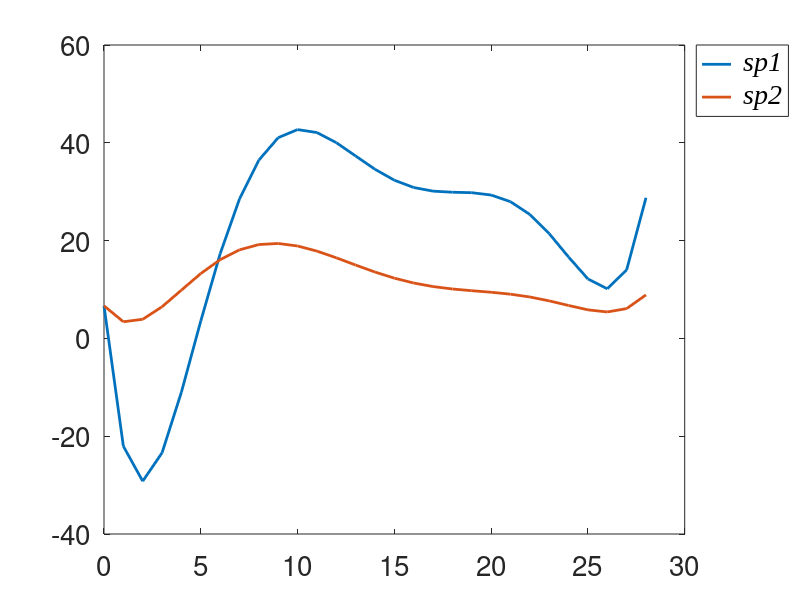
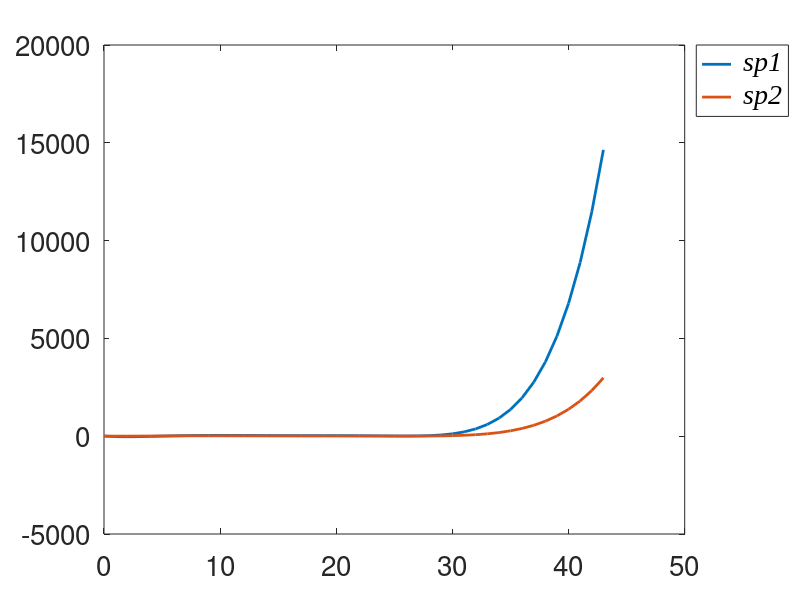

MATLAB code to generate these figures, in order:
x =0 : 1 : 28;
p1 = 4.1477e-05* x.^6 + -0.00371557 * x.^5 + 0.128281 * x.^4 + -2.11512 * x.^3 + 16.2855 * x.^2 + -43.0127 * x.^1 + 6.67;
p2 = 8.6768e-06* x.^6 + -0.000777473 * x.^5 + 0.0265858 * x.^4 + -0.424283 * x.^3 + 2.98227 * x.^2 + -5.85018 * x.^1 + 6.67;
fig1 = figure;
plot(x,p1,'Linewidth',2)
hold on
plot(x,p2,'Linewidth',2)
set(gca,'FontSize',20)
legend('{\it sp1}','{\it sp2}')
set(legend,'FontSize',20,'FontName', 'Times New Roman', 'Location','NorthEastOutside')
saveas(fig1, '../../output/images/E1.png')

fig2 = figure;
x =0 : 1 : 43;
p1 = 4.1477e-05* x.^6 + -0.00371557 * x.^5 + 0.128281 * x.^4 + -2.11512 * x.^3 + 16.2855 * x.^2 + -43.0127 * x.^1 + 6.67;
p2 = 8.6768e-06* x.^6 + -0.000777473 * x.^5 + 0.0265858 * x.^4 + -0.424283 * x.^3 + 2.98227 * x.^2 + -5.85018 * x.^1 + 6.67;
plot(x,p1,'Linewidth',2)
hold on
plot(x,p2,'Linewidth',2)
set(gca,'FontSize',20)
legend('{\it sp1}','{\it sp2}')
set(legend,'FontSize',20,'FontName', 'Times New Roman', 'Location','NorthEastOutside')
saveas(fig2, '../../output/images/E2.png')
